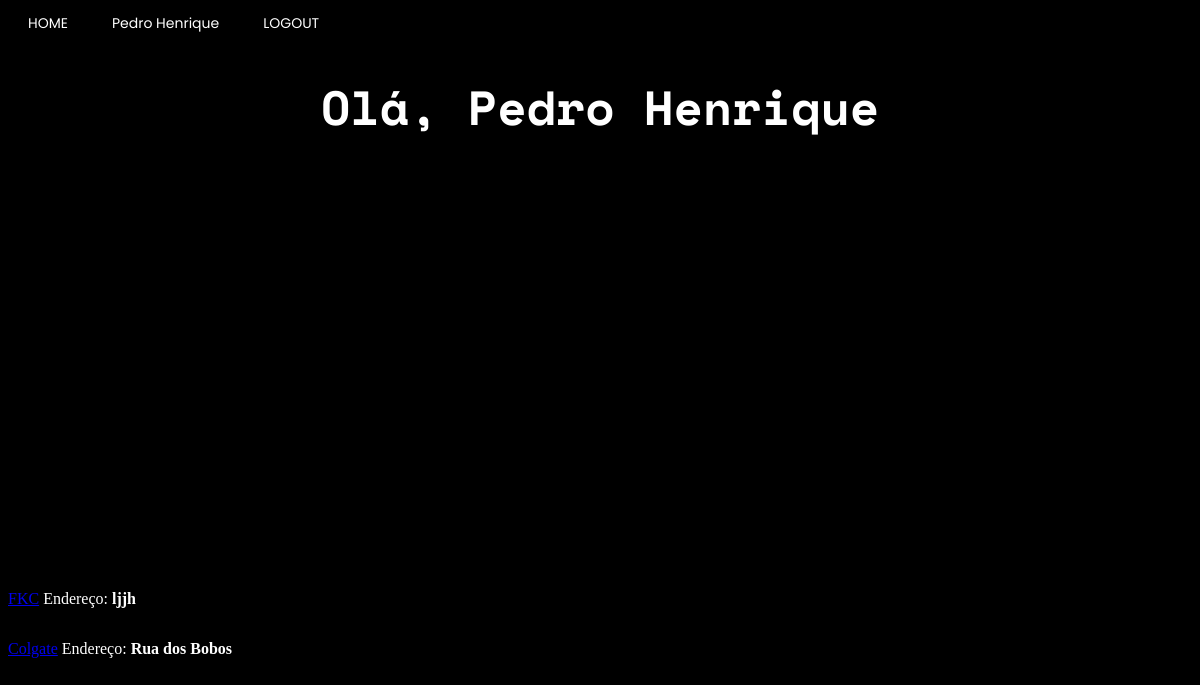
Page /user_page (signed in) on the earlier database version.
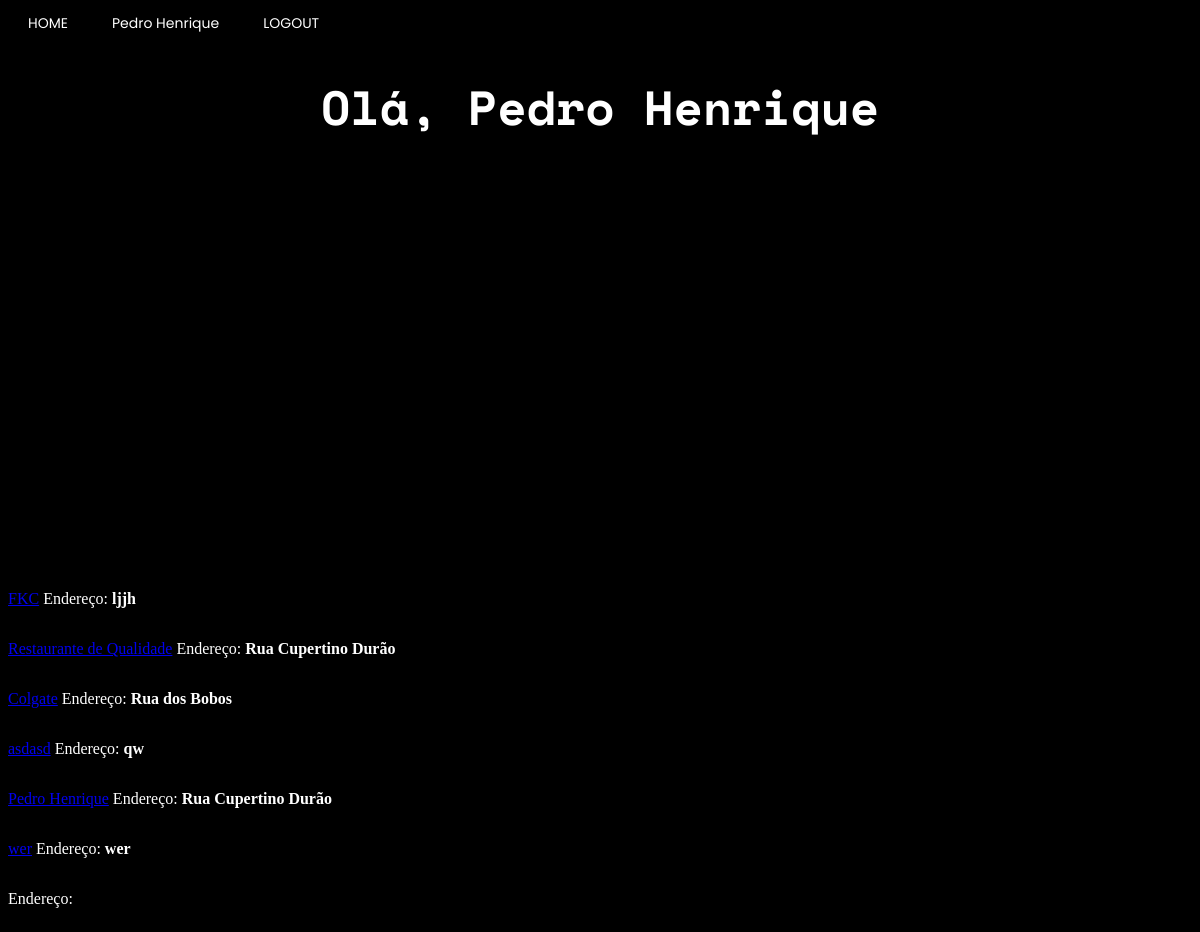
Same page on the later database version.
### app/model.py (models this page shows, shortened)
class usuario(UserMixin, db.Model):
    __tablename__ = "usuario"
    id = db.Column(db.Integer, primary_key=True)
    username = db.Column(db.String(64), index=True, unique=True)
    email = db.Column(db.String(120), index=True, unique=True)
    password_hash = db.Column(db.String(120))
    city = db.Column(db.String(120))
    district = db.Column(db.String(50))
    age = db.Column(db.Integer)

class empresa(UserMixin, db.Model):
    __tablename__ = "empresa"
    id = db.Column(db.Integer,primary_key=True)
    enterprise_name = db.Column(db.String(64), index=True, unique=True)
    email = db.Column(db.String(120), index=True, unique=True)
    password_hash = db.Column(db.String(120))
    city = db.Column(db.String(120))
    district = db.Column(db.String(50))
    street = db.Column(db.String(120))

### app/routes.py (the view)
@app.route("/user_page", methods=["POST", "GET"])
@login_required
def user_page():                              # PAGINA DE USUARIO
    return render_template('user_page.html', title="Usuario", empresa = empresa ,css_file="user_page.css", user=current_user)

### app/model.py (called while the page is built)
@login.user_loader
def load_user(id):
    if usuario.query.get(int(id)):
        load = usuario.query.get(int(id))
    else:
        load = empresa.query.get(int(id))
    return load

### app/templates/user_page.html (shortened to what this page needs)
{% extends "base.html" %}
{% block content %}
<h1>Olá, {{user.username}}</h1>
<div id="map"></div>
{% for enterprise in empresa.query.limit(20).all()%}
<div class="enterprises"><p><a href="{{url_for('enterprise_page_specific',name=enterprise.enterprise_name)}}">{{ enterprise.enterprise_name }}</a> Endereço: <b>{{ enterprise.street }}</b></p></div>
{% endfor %}
{% endblock %}

### app/templates/base.html (shortened to what this page needs)
<!DOCTYPE html>
<html>
    <head>
        {% if css_file%}
            <link rel="stylesheet" type="text/css" href="{{ url_for('static', filename=css_file) }}">
        {% else %}
            <link rel="stylesheet" type="text/css" href="{{ url_for('static', filename='user_page.css') }}">
        {% endif %}
    </head>
    <body>
        <header class="menu">
            <a href="{{ url_for('main_page') }}" class="button">HOME</a>
            {% if user.is_authenticated %}
            {% if user.username %}
            <a href="{{ url_for('user_page')}}"class="button">{{user.username}}</a>
            {% else %}
            <a href="{{ url_for('enterprise_page')}}"class="button">{{user.enterprise_name}}</a>
            {% endif%}
            <a href="{{ url_for('logout') }}" class="button">LOGOUT</a>
            {% else %}
            <a href="{{ url_for('enterprise_register_page') }}" class="button">SEJA UM ANUNCIANTE</a>
            <a href="{{ url_for('user_register_page') }}" class="button">REGISTRO</a>
            <a href="{{ url_for('login_page') }}" class="button">LOGIN</a>
            {% endif %}
        </header>
        {% block content %}{% endblock %}
    </body>
</html>

### app/static/user_page.css (style rules this page uses)
h1 { color: rgb(255, 255, 255); text-align: center; font-family: 'Space Mono'; font-size: 300%; }
body { background: black; background-image: url("https://www.pixel4k.com/wp-content/uploads/2021/05/abstract-waving-4k_1620165379-1536x960.jpg"); background-repeat: no-repeat; background-size: 100%; }
#map { height: 400px; width: 70%; border-radius: 8px; margin: auto; }
.enterprises { color:white; display: grid; align-items: center; }

### app/static/base.css (style rules this page uses)
header.menu { align-items: left; justify-content: start; }
a.button { border: none; color: white; padding: 5px 20px; text-align: right; text-decoration: none; display: inline-block; font-size: 14px; z-index: 99; right: 30px; font-family:'Poppins'; }

Differences in the rows shown:
added empresa: enterprise_name "Restaurante de Qualidade", street "Rua Cupertino Durão"
added empresa: enterprise_name "asdasd", street "qw"
added empresa: enterprise_name "Pedro Henrique", street "Rua Cupertino Durão"
added empresa: enterprise_name "wer", street "wer"
